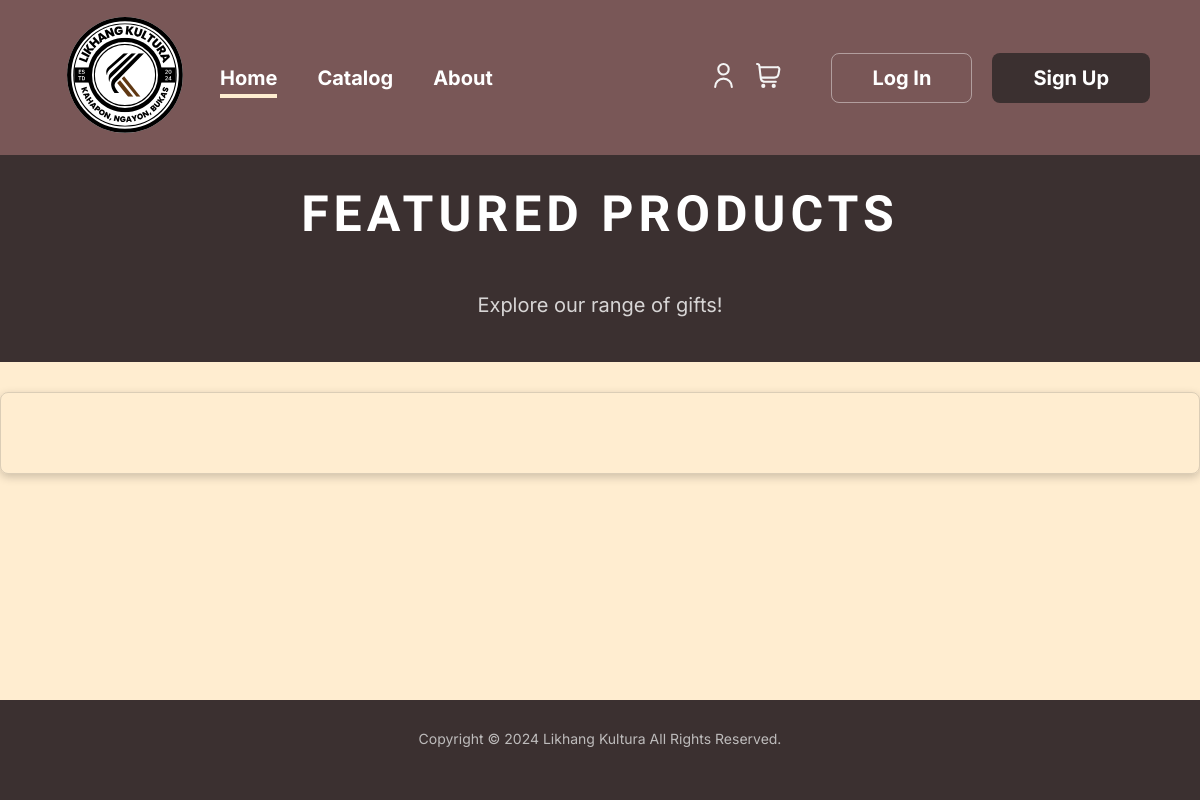
Before: / with the older database file.
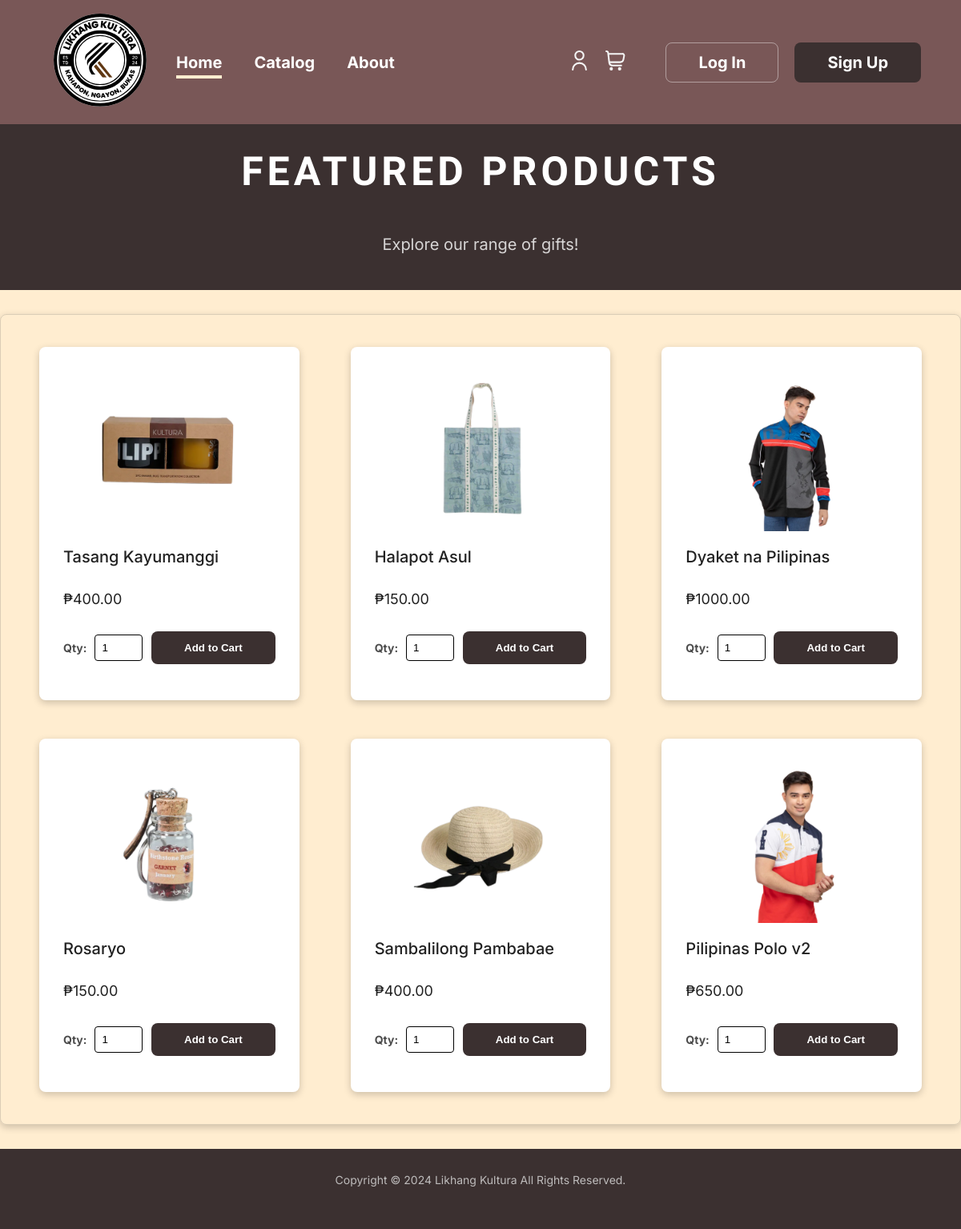
After: the same page with the newer database file.
### tables this page shows
CREATE TABLE `products` (
  `product_code` varchar(50) NOT NULL,
  `product_name` varchar(255) NOT NULL,
  `product_price` decimal(10,2) NOT NULL,
  `product_image` varchar(255) NOT NULL,
  `main_product_id` int(11) NOT NULL,
  `is_featured` tinyint(1) DEFAULT 0
);

### index.php (the view, shortened to what this page needs)
<?php
include 'validate/db.php';
$sql = "SELECT * FROM products WHERE is_featured = 1";
$featured_products = $conn->query($sql);
?>
<!DOCTYPE html>
<html lang="en">
<head>
    <link rel="stylesheet" href="style.css">
</head>
<body>
    <header>
        <div class="navbar">
            <div class="nav-center">
                <div class="logo">
                    <img src="images/logo.svg" alt="Likhang Kultura">
                </div>
                <nav class="navlinks">
                    <ul>
                        <li><a href="index.php" class="active">Home</a></li>
                        <li><a href="pages/catalog.php">Catalog</a></li>
                        <li><a href="pages/about.php">About</a></li>
                    </ul>
                </nav>
            </div>
            <div class="profile_cart">
                <a href="pages/profile.php">
                    <img src="images/user.svg" alt="Profile" width="25px" class="profile">
                </a>
                <a href="pages/cart.php">
                    <img src="images/shopping-cart.svg" alt="Cart" width="25px" class="cart">
                </a>
            </div>
            <div class="buttons">
                <?php if (isset($_SESSION['user'])): ?>
                    <a href="validate/logout-validate.php" class="signup">Logout</a>
                <?php else: ?>
                    <a href="pages/login.php" class="login">Log In</a>
                    <a href="pages/register.php" class="signup">Sign Up</a>
                <?php endif; ?>
            </div>
        </div>
    </header>
    <main>
        <div class="intro">
            <h1>Featured Products</h1>
            <p>Explore our range of gifts!</p>
        </div>
        <div class="product_container">
            <?php
            while ($row = mysqli_fetch_assoc($featured_products)) {
                echo '
                <div class="card">
                    <div class="image">
                        <img src="' . $row["product_image"] . '" alt="">
                    </div>
                    <div class="caption">
                        <p class="product_name">' . $row["product_name"] . '</p>
                        <p class="product_price">₱' . $row["product_price"] . '</p>
                    </div>
                    <form action="validate/addtocart-validate.php" method="POST">
                        <input type="hidden" name="main_product_id" value="' . $row["main_product_id"] . '">
                        <div class="card_buttons">
                            <div class="quantity_wrapper">
                                <label for="quantity-' . $row["product_code"] . '">Qty:</label>
                                <input type="number" id="quantity-' . $row["product_code"] . '" name="quantity" min="1" value="1" required>
                            </div>
                            <button type="submit" class="add" name="add_to_cart">Add to Cart</button>
                        </div>
                    </form>
                </div>
                ';
            }
            ?>
        </div>
    </main>
    <footer>
        Copyright &copy; 2024 Likhang Kultura All Rights Reserved.
    </footer>
</body>
</html>

Changed rows visible on the page:
now on this page (row edited): products: product_image (picture), product_name "Tasang Kayumanggi", product_price "400.00"
now on this page (row edited): products: product_image (picture), product_name "Halapot Asul", product_price "150.00"
added products: product_image (picture), product_name "Dyaket na Pilipinas", product_price "1000.00"
added products: product_image (picture), product_name "Rosaryo", product_price "150.00"
added products: product_image (picture), product_name "Sambalilong Pambabae", product_price "400.00"
added products: product_image (picture), product_name "Pilipinas Polo v2", product_price "650.00"
